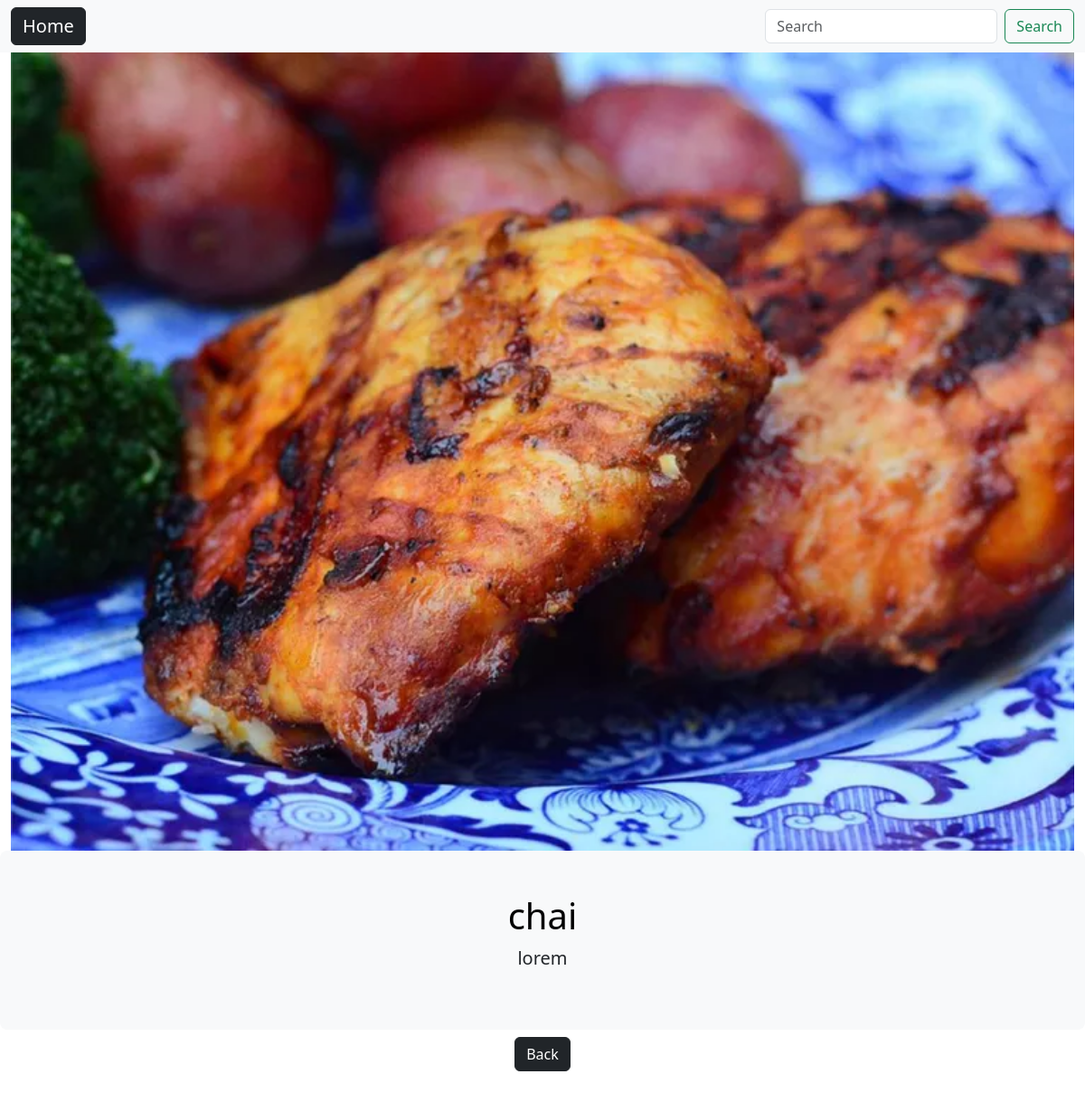
The page /2/recipe_view on the database its author committed.
### recipe_app/models.py (models this page shows, shortened)
class Recipe(models.Model):
    recipe_name = models.CharField(max_length=100)
    recipe = models.TextField(max_length=500)
    recipe_image = models.ImageField(upload_to='recipe_images/',null=True,blank=True)
    created_at = models.DateTimeField(auto_now_add=True)
    updated_at = models.DateTimeField(auto_now=True)

### recipe_app/views.py (the view)
# urls.py: path('<int:recipe_id>/recipe_view',views.view_recipe, name='view_recipe'),
def view_recipe(request,recipe_id):
    recipe = get_object_or_404(Recipe, pk=recipe_id)
    return render(request, 'recipe_app/recipe_view.html',{'recipe':recipe})

### recipe_app/templates/recipe_app/recipe_view.html (shortened to what this page needs)
{% extends "layout.html" %}
{% block content %}
    {% if recipe.recipe_image %}
    <div class="container-fluid">
        <img src="{{recipe.recipe_image.url}}" alt="{{recipe.recipe_name}}" class = "img-fluid w-100">
    </div>
    {% endif %}
    <div class="p-5 text-center bg-body-tertiary rounded-3">
        <h1 class="text-body-emphasis">{{recipe.recipe_name}}</h1>
        <p class="lead">
        {{recipe.recipe}}
        </p>
    </div>
    <div class=" d-flex justfy-content-center align-items-center mt-2 mb-4">
    <a href="{% url "home" %}" class = "btn btn-dark mx-auto ">Back
    </a>
</div>
{% endblock %}

### rows shown on the page
Recipe: recipe_image (picture), recipe_name "chai", recipe "lorem"
